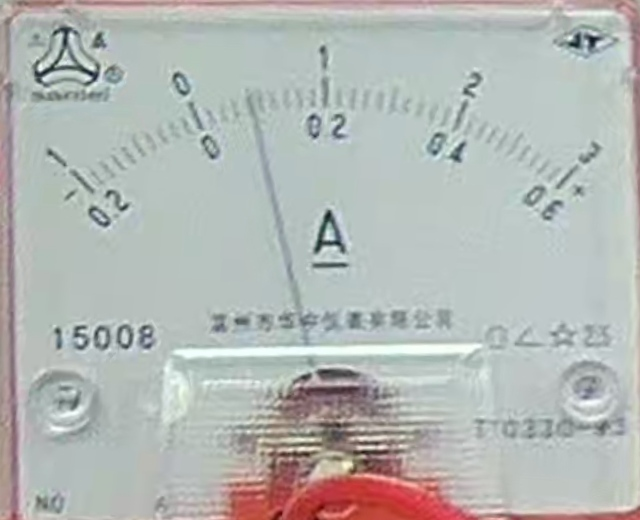
#> input picture agent/assets/meter_calibration/reference_faces/ammeter_face.jpg, 640 x 520 px
$ python -i meter_rubrics.py   (imports and definitions only)   (older library calls are emulated)
#> lines starting #> are read from the running program, lines starting #| are printed output that depends on the picture
### agent/resistance_agent/skills/executors.py
"""Executable registry for situation-selected evidence skills."""

from __future__ import annotations

import hashlib
import json
from copy import deepcopy
from dataclasses import dataclass
from typing import Any


class SkillExecutionError(ValueError):
    """Raised when a live skill plan cannot be bound to an executor."""


SWITCH_IMPLEMENTATION_VERSION = "r3_opencv_same_frame_overlap_v3"
SWITCH_IMPLEMENTATION_FINGERPRINT = hashlib.sha256(
    SWITCH_IMPLEMENTATION_VERSION.encode("ascii")
).hexdigest()
R3_FRAME_AGENT_VERSION = "r3_frame_sampling_agent.v1"
R3_FRAME_AGENT_FINGERPRINT = hashlib.sha256(
    R3_FRAME_AGENT_VERSION.encode("ascii")
).hexdigest()


@dataclass(frozen=True)
class SkillExecutor:
    skill_id: str
    producer_tool: str
    rubric_ids: tuple[int, ...]
    defaults: dict[str, Any]


def _switch_defaults(**overrides: Any) -> dict[str, Any]:
    values = {
        "window_mode": "all_wiring_runs",
        "sampling_fps": 5.0,
        "roi_mode": "dynamic_current_frame_switch_and_plug",
        "fusion_policy": "same_frame_closed_and_wiring_active",
    }
    values.update(overrides)
    return values


def _switch_adaptive_defaults(**overrides: Any) -> dict[str, Any]:
    values = {
        **_switch_defaults(),
        "max_rounds": 2,
        "max_requests_per_round": 3,
        "max_supplemental_frames": 64,
    }
    values.update(overrides)
    return values


def _series_defaults(**overrides: Any) -> dict[str, Any]:
    values = {
        "window_mode": "all_wiring_runs",
        "coarse_window_seconds": 16.0,
        "sampling_interval_seconds": 0.5,
        "max_samples_per_window": 36,
        "coarse_model_frame_limit": 8,
        "dense_confirmation": True,
        "dense_sampling_fps": 2.0,
        "dense_radius_seconds": 2.0,
        "compare_latest_stable_topology": True,
        "direct_cluster_max_gap_seconds": 0.76,
        "roi_mode": "dynamic_terminal_graph_candidates",
        "prompt_instruction": "Identify partial A/V meters using visible glyph or green/red terminal-panel evidence, recover structured terminal paths, classify terminal-changing wiring_action separately from stable measurement_action, and keep temporary contact separate from the latest stable topology.",
        "fusion_policy": "final_graph_dynamic_roi_process_2fps",
    }
    values.update(overrides)
    return values


def _series_adaptive_defaults(**overrides: Any) -> dict[str, Any]:
    values = {
        **_series_defaults(),
        "stable_frames_per_stage_run": 2,
        "view_recovery_frames_per_stage_run": 1,
        "max_transition_anchors": 4,
        "transition_sampling_fps": 5.0,
        "transition_radius_seconds": 1.0,
        "max_supplemental_rounds": 1,
        "max_supplemental_frames": 12,
        "roi_target_long_edge": 1400,
        "max_model_roi_views_per_frame": 1,
        "observation_model_batch_size": 1,
    }
    values.update(overrides)
    return values


def _meter_defaults(**overrides: Any) -> dict[str, Any]:
    values = {
        "window_mode": "measurement_first",
        "max_samples": 28,
        "selected_frame_limit": 4,
        "dynamic_meter_candidates": True,
        "candidate_crops_per_frame": 2,
        "allow_single_visible_meter": True,
        "roi_mode": "dynamic_meter_candidates",
        "prompt_instruction": "Prioritize energized measurement frames and compare pointer direction, scale position, and occupied range terminals.",
        "fusion_policy": "multi_frame_identity_weighted",
    }
    values.update(overrides)
    return values


def _remaining_defaults(rubric_id: int, **overrides: Any) -> dict[str, Any]:
    base = {
        0: {
            "time_mode": "cleanup_stage_or_tail",
            "sample_count": 6,
            "roi_mode": "dynamic_workspace_center",
            "prompt_instruction": "Compare the ordered tail sequence for a visible transition from active apparatus to cleared workspace.",
            "fusion_policy": "workspace_transition_sequence",
            "minimum_visible_actions": 1,
        },
        2: {
            "time_mode": "measurement_or_recording_context",
            "sample_count": 6,
            "roi_mode": "dynamic_meter_candidates",
            "prompt_instruction": "Judge whether both meters remain stably positioned and usable during the active measurement context.",
            "fusion_policy": "multi_frame_visible_state",
            "minimum_parallel_support": 1,
        },
        8: {
            "time_mode": "wiring_transition",
            "sample_count": 8,
            "coarse_fps": 2.0,
            "core_fps": 5.0,
            "transition_fps": 10.0,
            "dynamic_roi_min_confidence": 0.45,
            "roi_mode": "dynamic_battery_and_ammeter_candidates",
            "prompt_instruction": "Track the battery-to-ammeter connection across the visible wiring transition without using fixed video coordinates.",
            "fusion_policy": "ordered_transition_evidence",
            "minimum_sequence_confidence": 0.5,
        },
    }[rubric_id]
    base.update(overrides)
    return base


def _r2_frame_defaults(**overrides: Any) -> dict[str, Any]:
    values = {
        "window_mode": "observation_recording_cycles",
        "max_groups_per_cycle": 10,
        "initial_margin_seconds": 3.0,
        "max_margin_seconds": 8.0,
        "quality_expand_threshold": 1.0,
        "native_decode": True,
        "roi_mode": "dynamic_current_frame_meter_resistor_topology",
        "model_max_edge": 4096,
        "model_image_quality": 100,
        "prompt_instruction": "Inspect same-frame voltage-meter leads and the two endpoints of the fixed resistor. Use native current-run ROI views; do not infer hidden paths.",
        "fusion_policy": "same_frame_topology_with_temporal_consensus",
    }
    values.update(overrides)
    return values


def _polarity_defaults(**overrides: Any) -> dict[str, Any]:
    values = {
        "stage_mode": "measurement_first",
        "max_stage_frames": 8,
        "dynamic_meter_candidates": True,
        "candidate_crops_per_frame": 4,
        "pointer_min_distinct_frames": 2,
        "pointer_min_confidence": 0.85,
        "roi_mode": "dynamic_meter_candidates",
        "prompt_instruction": "Reuse the current run R5 direct meter observations; do not trace wire colors or infer polarity from video identity.",
        "fusion_policy": "current_run_r5_direct_meter_pointer",
    }
    values.update(overrides)
    return values


def _record_defaults(**overrides: Any) -> dict[str, Any]:
    values = {
        "cycle_mode": "all_observed_cycles",
        "window_mode": "observation_recording_cycles",
        "roi_mode": "dynamic_current_frame_paper_and_meter_candidates",
        "prompt_instruction": "Compare each cycle's visible handwritten U/I values with meter readings from the same cycle, then require current-run R4/R5/R6 to pass.",
        "fusion_policy": "same_cycle_record_match_and_r4_r5_r6_gate",
    }
    values.update(overrides)
    return values


def _spec(skill_id: str, producer_tool: str, rubric_ids: tuple[int, ...], defaults: dict[str, Any]) -> SkillExecutor:
    return SkillExecutor(skill_id, producer_tool, rubric_ids, defaults)


EXECUTOR_REGISTRY: dict[str, SkillExecutor] = {
    item.skill_id: item
    for item in (
        _spec(
            "switch.adaptive_frame_sampling",
            "run_switch_rubric",
            (3,),
            _switch_adaptive_defaults(),
        ),
        _spec("switch.multi_stage_dense", "run_switch_rubric", (3,), _switch_defaults()),
        _spec("switch.initial_wiring_dense", "run_switch_rubric", (3,), _switch_defaults(window_mode="initial_wiring_only")),
        _spec("switch.broad_wiring_search", "run_switch_rubric", (3,), _switch_defaults(window_mode="broad_search")),
        _spec("series.adaptive_terminal_sampling", "run_series_rubric", (1,), _series_adaptive_defaults()),
        _spec("series.multi_stage_terminal_graph", "run_series_rubric", (1,), _series_defaults()),
        _spec("series.initial_terminal_graph", "run_series_rubric", (1,), _series_defaults(window_mode="initial_wiring_only")),
        _spec("series.broad_terminal_graph", "run_series_rubric", (1,), _series_defaults(window_mode="broad_search")),
        _spec("meter.explicit_measurement", "run_meter_rubrics", (5, 6), _meter_defaults()),
        _spec("meter.pre_recording_recovery", "run_meter_rubrics", (5, 6), _meter_defaults(window_mode="pre_recording_recovery", max_samples=36, selected_frame_limit=6)),
        _spec("cleanup.explicit_stage", "run_remaining_rubrics", (0,), _remaining_defaults(0)),
        _spec("cleanup.video_tail", "run_remaining_rubrics", (0,), _remaining_defaults(0, time_mode="video_tail", sample_count=8)),
        _spec("stable_meter.explicit_measurement", "run_remaining_rubrics", (2,), _remaining_defaults(2)),
        _spec("stable_meter.recording_context", "run_remaining_rubrics", (2,), _remaining_defaults(2, time_mode="recording_context", sample_count=8)),
        _spec("voltmeter.parallel_endpoint_adaptive", "run_remaining_rubrics", (2,), _r2_frame_defaults()),
        _spec("voltmeter.parallel_endpoint_broad_search", "run_remaining_rubrics", (2,), _r2_frame_defaults(window_mode="broad_search", max_groups_per_cycle=12)),
        _spec("battery.recovery_episode", "run_remaining_rubrics", (8,), _remaining_defaults(8, time_mode="rewiring_recovery", sample_count=10)),
        _spec("battery.wiring_transition", "run_remaining_rubrics", (8,), _remaining_defaults(8)),
        _spec("battery.broad_transition_search", "run_remaining_rubrics", (8,), _remaining_defaults(8, time_mode="broad_transition_search", sample_count=10)),
        _spec("polarity.explicit_measurement_dynamic_roi", "run_polarity_rubric", (4,), _polarity_defaults()),
        _spec("polarity.pre_recording_dynamic_roi", "run_polarity_rubric", (4,), _polarity_defaults(stage_mode="pre_recording_recovery", max_stage_frames=10)),
        _spec("polarity.broad_dynamic_roi_search", "run_polarity_rubric", (4,), _polarity_defaults(stage_mode="broad_search", max_stage_frames=12, pointer_min_confidence=0.8)),
        _spec("record.cycle_bound_dynamic_roi", "run_record_rubrics", (7, 9), _record_defaults()),
        _spec("record.broad_cycle_search", "run_record_rubrics", (7, 9), _record_defaults(cycle_mode="broad_cycle_search", window_mode="broad_search")),
    )
}

ENUM_PARAMETERS: dict[str, set[str]] = {
    "window_mode": {
        "all_wiring_runs",
        "initial_wiring_only",
        "broad_search",
        "measurement_first",
        "pre_recording_recovery",
        "observation_recording_cycles",
    },
    "cycle_mode": {"all_observed_cycles", "first_observed_cycle", "broad_cycle_search"},
    "stage_mode": {"measurement_first", "pre_recording_recovery", "broad_search"},
    "time_mode": {
        "cleanup_stage_or_tail",
        "video_tail",
        "measurement_or_recording_context",
        "recording_context",
        "wiring_transition",
        "rewiring_recovery",
        "broad_transition_search",
    },
    "roi_mode": {
        "dynamic_current_frame_switch_and_plug",
        "dynamic_terminal_graph_candidates",
        "dynamic_meter_candidates",
        "dynamic_paper_and_meter_candidates",
        "dynamic_workspace_center",
        "dynamic_battery_and_ammeter_candidates",
        "dynamic_current_frame_meter_resistor_topology",
    },
    "fusion_policy": {
        "same_frame_closed_and_wiring_active",
        "latest_stable_plus_adjacent_direct_pair",
        "multi_frame_identity_weighted",
        "cycle_bound_digit_consensus",
        "workspace_transition_sequence",
        "multi_frame_visible_state",
        "ordered_transition_evidence",
        "endpoint_pointer_reading_consensus",
        "current_run_r5_direct_meter_pointer",
        "same_frame_topology_with_temporal_consensus",
    },
}

POSITIVE_PARAMETERS = {
    "sampling_fps",
    "max_samples_per_window",
    "per_window_frame_limit",
    "dense_sampling_fps",
    "deterministic_scan_interval_seconds",
    "neighbor_seconds",
    "sampling_interval_seconds",
    "coarse_window_seconds",
    "coarse_model_frame_limit",
    "observation_model_batch_size",
    "dense_radius_seconds",
    "direct_cluster_max_gap_seconds",
    "max_samples",
    "selected_frame_limit",
    "candidate_crops_per_frame",
    "paper_max_samples",
    "meter_max_samples",
    "digit_consensus_min_support",
    "adaptive_max_rounds",
    "adaptive_interval_seconds",
    "adaptive_max_frames",
    "sample_count",
    "coarse_fps",
    "core_fps",
    "transition_fps",
    "minimum_visible_actions",
    "minimum_parallel_support",
    "max_stage_frames",
    "pointer_min_distinct_frames",
    "max_rounds",
    "max_requests_per_round",
    "max_supplemental_frames",
    "stable_frames_per_stage_run",
    "view_recovery_frames_per_stage_run",
    "max_transition_anchors",
    "transition_sampling_fps",
    "transition_radius_seconds",
    "max_supplemental_rounds",
    "max_groups_per_cycle",
    "initial_margin_seconds",
    "max_margin_seconds",
    "quality_expand_threshold",
    "model_max_edge",
    "model_image_quality",
}


# [91 lines left out: functions _validate_parameter, _same_type, _bind, bind_skill_plan, not called in this run]


def executions_for_rubrics(plan: dict[str, Any], rubric_ids: tuple[int, ...]) -> list[dict[str, Any]]:
    requested = set(rubric_ids)
    return [item for item in bind_skill_plan(plan) if requested.intersection(item["rubric_ids"])]


# [21 lines left out: functions execution_for_rubric, producer_plan, not called in this run]

### agent/resistance_agent/meter_rubrics.py
#!/usr/bin/env python3
"""Real-video evidence acquisition and binary reduction for Rubrics 5 and 6."""

from __future__ import annotations

import base64
import hashlib
import importlib.util
import json
import math
import os
import re
import subprocess
import sys
import time
import urllib.error
import urllib.request
from collections import Counter
from pathlib import Path
from typing import Any

import cv2
import numpy as np

try:
    from .skills import dynamic_meter_reading as DYNAMIC_METER
    from .skills import closed_stable_r6_cv_v3 as CLOSED_STABLE_R6
    from .skills import closed_stable_stage_producer as CLOSED_STABLE_PRODUCER
    from .skills import cpu_tick_meter_reading as CPU_TICK_READER
except ImportError:
    from skills import dynamic_meter_reading as DYNAMIC_METER  # type: ignore
    from skills import closed_stable_r6_cv_v3 as CLOSED_STABLE_R6  # type: ignore
    from skills import closed_stable_stage_producer as CLOSED_STABLE_PRODUCER  # type: ignore
    from skills import cpu_tick_meter_reading as CPU_TICK_READER  # type: ignore


AGENT_ROOT = Path(__file__).resolve().parent.parent
PROJECT_ROOT = AGENT_ROOT.parent
SCRIPTS_ROOT = AGENT_ROOT / "scripts"
ALGORITHM_VERSION = "r56_temporal_meter_v6_cpu_tick_grid"
NEEDLE_STATES = {"normal_rightward", "zero", "reverse", "overrange", "uncertain"}
ENERGIZED_STATES = {"energized", "deenergized", "unclear"}
METER_IDENTITIES = {"ammeter", "voltmeter", "unknown"}
TERMINAL_VISIBILITY = {"connected", "not_connected", "uncertain"}
RANGE_CLASSES = {"appropriate", "too_low", "too_high", "unknown"}
POINTER_SCALE_POSITIONS = {"near_zero", "low", "mid", "high", "near_full", "uncertain"}
TERMINAL_OCCUPANCY = {"occupied", "empty", "uncertain"}


def _load_script(name: str, filename: str) -> Any:
    path = SCRIPTS_ROOT / filename
    spec = importlib.util.spec_from_file_location(name, path)
    if spec is None or spec.loader is None:
        raise RuntimeError(f"unable to load script module: {path}")
    module = importlib.util.module_from_spec(spec)
    sys.modules[name] = module
    spec.loader.exec_module(module)
    return module


# [1 line that did not run here, left out]
# [1 line that did not run here, left out]
#> further down, picture is the input picture: shape (520, 640, 3); mean B, G, R 180.8, 183.7, 180


# [5 lines left out: function read_json, not called in this run]


def write_json(path: Path, value: Any) -> None:
    path.parent.mkdir(parents=True, exist_ok=True)
    path.write_text(json.dumps(_json_safe(value), ensure_ascii=False, indent=2) + "\n", encoding="utf-8")


# [283 lines left out: functions _json_safe, sha256, _source_record, _boundary_record, candidate_windows, sampling_timestamps and 2 more, not called in this run]


def _enhance(image: np.ndarray) -> np.ndarray:
    scale = min(3.0, max(1.0, 900.0 / max(image.shape[:2])))
    enlarged = cv2.resize(image, None, fx=scale, fy=scale, interpolation=cv2.INTER_CUBIC)
    lab = cv2.cvtColor(enlarged, cv2.COLOR_BGR2LAB)
#> lab: shape (731, 900, 3); mean of channels 0, 1, 2 189.7, 126.4, 129.4
    light, a, b = cv2.split(lab)
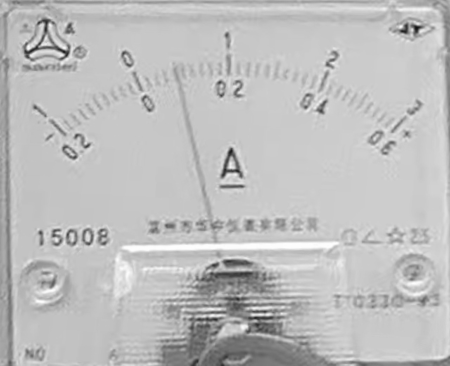
#> light: shape (731, 900) (shown at 1/2 size); min 14, max 255, mean 189.7
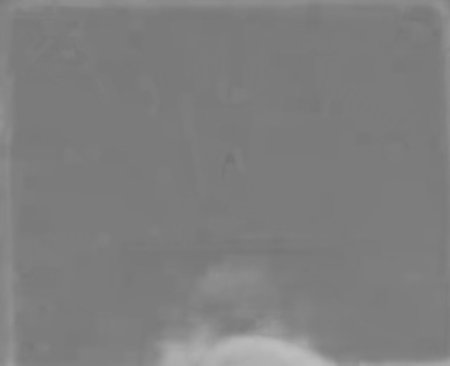
#> a: shape (731, 900) (shown at 1/2 size); min 114, max 189, mean 126.4
    light = cv2.createCLAHE(clipLimit=2.2, tileGridSize=(8, 8)).apply(light)
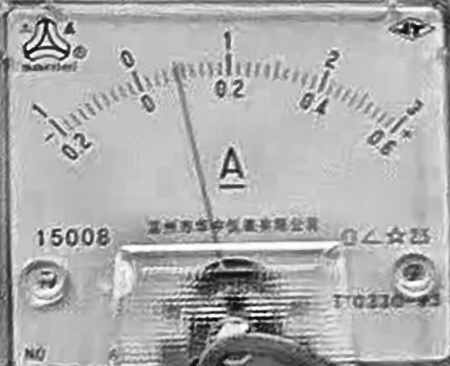
#> light: shape (731, 900) (shown at 1/2 size); min 4, max 255, mean 174.5
    enhanced = cv2.cvtColor(cv2.merge((light, a, b)), cv2.COLOR_LAB2BGR)
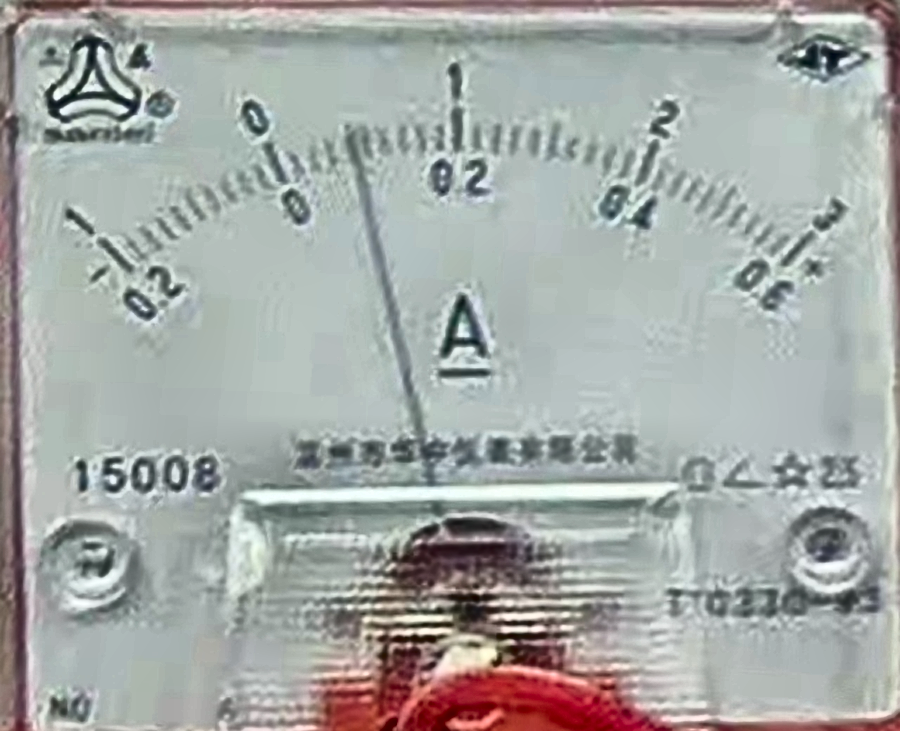
#> enhanced: shape (731, 900, 3); mean B, G, R 165.5, 168.2, 164.4
    blurred = cv2.GaussianBlur(enhanced, (0, 0), 1.0)
    return cv2.addWeighted(enhanced, 1.45, blurred, -0.45, 0)


# [1101 lines left out: functions _candidate_quality, _export_candidates, _frame_selection_score, _select_frame_records, _load_adaptive_selected, _add_selected_pointer_diagnostics and 11 more, not called in this run]


run_meter_rubrics.supports_boundary_summary = True
run_meter_rubrics.supports_signed_pointer_evidence = True
run_meter_rubrics.supports_closed_stable_cv_v3 = True
run_meter_rubrics.supports_closed_stable_stage_producer = True
run_meter_rubrics.supports_cpu_tick_grid = True

>>> import cv2
>>> picture = cv2.imread('../assets/meter_calibration/reference_faces/ammeter_face.jpg')
>>> result = _enhance(picture)

$ run again, on agent/assets/meter_calibration/reference_faces/voltmeter_face.jpg
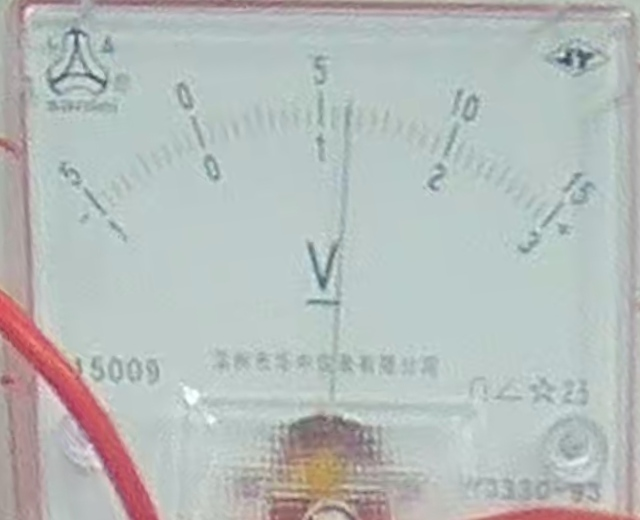
#> input picture agent/assets/meter_calibration/reference_faces/voltmeter_face.jpg, 640 x 520 px
#> picture is the input picture: shape (520, 640, 3); mean B, G, R 186.5, 188.2, 182.4
#> lab: shape (731, 900, 3); mean of channels 0, 1, 2 193.6, 125.9, 128.5
#> in _enhance, `light, a, b = cv2.split(lab)`:
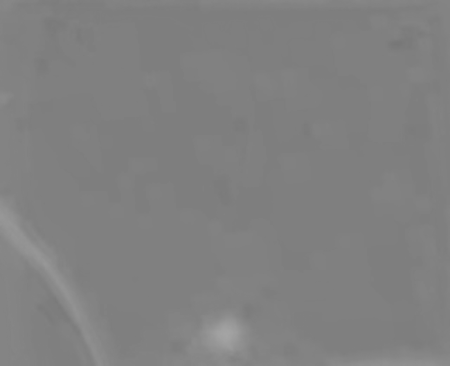
#> b: shape (731, 900) (shown at 1/2 size); min 118, max 165, mean 128.5
#> in _enhance, `enhanced = cv2.cvtColor(cv2.merge((light, a, b)), cv2.COLOR_LAB2BGR)`:
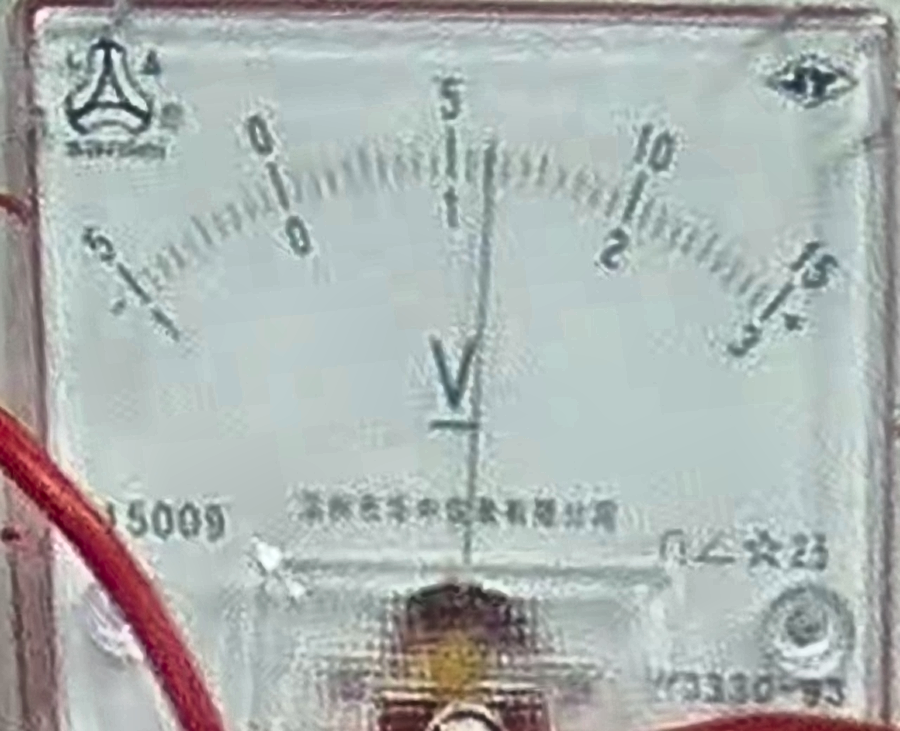
#> enhanced: shape (731, 900, 3); mean B, G, R 176.3, 178, 172
